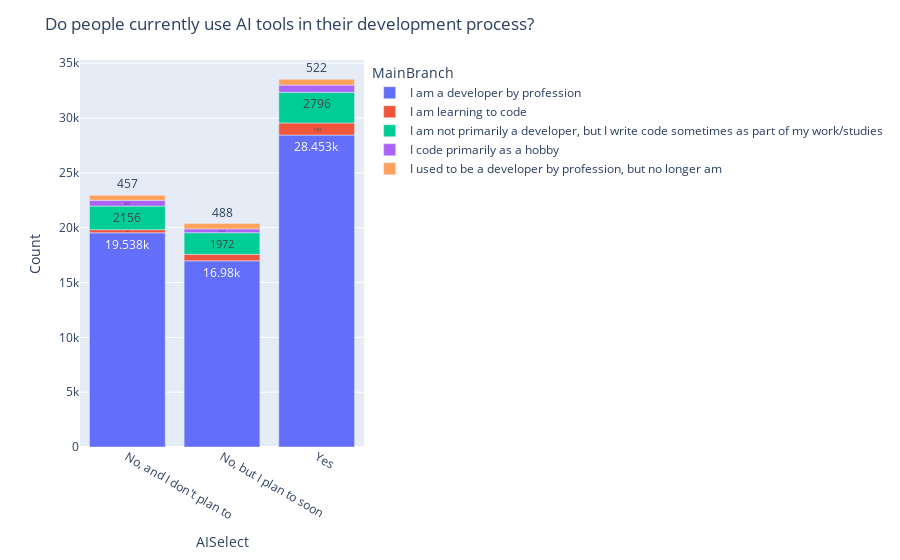

This figure's notebook cell:
### Markdown cell above
***Is AI being used in the development process?***

### Code cell
branch = Data.groupby(['MainBranch', 'AISelect'])['AISelect'].count()
branch = pd.DataFrame(branch)
branch = branch.rename(columns={'AISelect': 'Count'}).reset_index()

fig = px.bar(branch, x="AISelect", y="Count", color="MainBranch", text_auto=True)
fig.update_layout(title_text=" Do people currently use AI tools in their development process? ")
fig.show()
# fig = px.histogram(branch, x="AISelect", y="Count",
#              color="MainBranch", barmode='group',
#              histfunc='avg',
#              height=400)
# fig.show()

### Figure 1 — Plotly figure (JSON) as saved in the notebook; plotly's stock layout.template omitted (floating-point values rounded to 4 significant figures)
{"data": [{"alignmentgroup": "True", "hovertemplate": "MainBranch=I am a developer by profession<br>AISelect=%{x}<br>Count=%{y}<extra></extra>", "legendgroup": "I am a developer by profession", "marker": {"color": "#636efa", "pattern": {"shape": ""}}, "name": "I am a developer by profession", "offsetgroup": "I am a developer by profession", "orientation": "v", "showlegend": true, "textposition": "auto", "texttemplate": "%{y}", "type": "bar", "x": ["No, and I don't plan to", "No, but I plan to soon", "Yes"], "xaxis": "x", "y": [19538, 16980, 28453], "yaxis": "y"}, {"alignmentgroup": "True", "hovertemplate": "MainBranch=I am learning to code<br>AISelect=%{x}<br>Count=%{y}<extra></extra>", "legendgroup": "I am learning to code", "marker": {"color": "#EF553B", "pattern": {"shape": ""}}, "name": "I am learning to code", "offsetgroup": "I am learning to code", "orientation": "v", "showlegend": true, "textposition": "auto", "texttemplate": "%{y}", "type": "bar", "x": ["No, and I don't plan to", "No, but I plan to soon", "Yes"], "xaxis": "x", "y": [282, 597, 1103], "yaxis": "y"}, {"alignmentgroup": "True", "hovertemplate": "MainBranch=I am not primarily a developer, but I write code sometimes as part of my work/studies<br>AISelect=%{x}<br>Count=%{y}<extra></extra>", "legendgroup": "I am not primarily a developer, but I write code sometimes as part of my work/studies", "marker": {"color": "#00cc96", "pattern": {"shape": ""}}, "name": "I am not primarily a developer, but I write code sometimes as part of my work/studies", "offsetgroup": "I am not primarily a developer, but I write code sometimes as part of my work/studies", "orientation": "v", "showlegend": true, "textposition": "auto", "texttemplate": "%{y}", "type": "bar", "x": ["No, and I don't plan to", "No, but I plan to soon", "Yes"], "xaxis": "x", "y": [2156, 1972, 2796], "yaxis": "y"}, {"alignmentgroup": "True", "hovertemplate": "MainBranch=I code primarily as a hobby<br>AISelect=%{x}<br>Count=%{y}<extra></extra>", "legendgroup": "I code primarily as a hobby", "marker": {"color": "#ab63fa", "pattern": {"shape": ""}}, "name": "I code primarily as a hobby", "offsetgroup": "I code primarily as a hobby", "orientation": "v", "showlegend": true, "textposition": "auto", "texttemplate": "%{y}", "type": "bar", "x": ["No, and I don't plan to", "No, but I plan to soon", "Yes"], "xaxis": "x", "y": [525, 344, 659], "yaxis": "y"}, {"alignmentgroup": "True", "hovertemplate": "MainBranch=I used to be a developer by profession, but no longer am<br>AISelect=%{x}<br>Count=%{y}<extra></extra>", "legendgroup": "I used to be a developer by profession, but no longer am", "marker": {"color": "#FFA15A", "pattern": {"shape": ""}}, "name": "I used to be a developer by profession, but no longer am", "offsetgroup": "I used to be a developer by profession, but no longer am", "orientation": "v", "showlegend": true, "textposition": "auto", "texttemplate": "%{y}", "type": "bar", "x": ["No, and I don't plan to", "No, but I plan to soon", "Yes"], "xaxis": "x", "y": [457, 488, 522], "yaxis": "y"}], "layout": {"barmode": "relative", "legend": {"title": {"text": "MainBranch"}, "tracegroupgap": 0}, "margin": {"t": 60}, "title": {"text": " Do people currently use AI tools in their development process? "}, "xaxis": {"anchor": "y", "domain": [0, 1], "title": {"text": "AISelect"}}, "yaxis": {"anchor": "x", "domain": [0, 1], "title": {"text": "Count"}}}}
